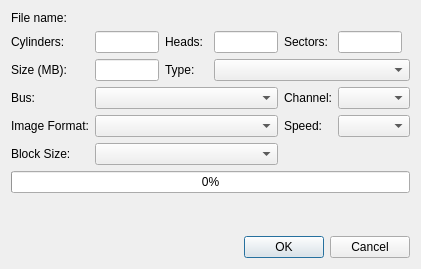
<?xml version="1.0" encoding="UTF-8"?>
<ui version="4.0">
 <class>HarddiskDialog</class>
 <widget class="QDialog" name="HarddiskDialog">
  <property name="geometry">
   <rect>
    <x>0</x>
    <y>0</y>
    <width>421</width>
    <height>269</height>
   </rect>
  </property>
  <property name="sizePolicy">
   <sizepolicy hsizetype="Fixed" vsizetype="Fixed">
    <horstretch>0</horstretch>
    <verstretch>0</verstretch>
   </sizepolicy>
  </property>
  <property name="minimumSize">
   <size>
    <width>421</width>
    <height>269</height>
   </size>
  </property>
  <property name="maximumSize">
   <size>
    <width>421</width>
    <height>269</height>
   </size>
  </property>
  <property name="windowTitle">
   <string>Dialog</string>
  </property>
  <layout class="QGridLayout" name="gridLayout">
   <item row="0" column="1" colspan="5">
    <widget class="FileField" name="fileField" native="true"/>
   </item>
   <item row="5" column="4">
    <widget class="QLabel" name="label_7">
     <property name="text">
      <string>Channel:</string>
     </property>
    </widget>
   </item>
   <item row="6" column="4">
    <widget class="QLabel" name="label_9">
     <property name="text">
      <string>Speed:</string>
     </property>
    </widget>
   </item>
   <item row="6" column="5">
    <widget class="QComboBox" name="comboBoxSpeed">
     <property name="maxVisibleItems">
      <number>30</number>
     </property>
    </widget>
   </item>
   <item row="3" column="4">
    <widget class="QLabel" name="sectorsHeader">
     <property name="text">
      <string>Sectors:</string>
     </property>
    </widget>
   </item>
   <item row="4" column="2">
    <widget class="QLabel" name="typeHeader">
     <property name="text">
      <string>Type:</string>
     </property>
    </widget>
   </item>
   <item row="3" column="1">
    <widget class="QLineEdit" name="lineEditCylinders">
     <property name="sizePolicy">
      <sizepolicy hsizetype="Fixed" vsizetype="Fixed">
       <horstretch>0</horstretch>
       <verstretch>0</verstretch>
      </sizepolicy>
     </property>
     <property name="maximumSize">
      <size>
       <width>64</width>
       <height>16777215</height>
      </size>
     </property>
    </widget>
   </item>
   <item row="4" column="1">
    <widget class="QLineEdit" name="lineEditSize">
     <property name="sizePolicy">
      <sizepolicy hsizetype="Fixed" vsizetype="Fixed">
       <horstretch>0</horstretch>
       <verstretch>0</verstretch>
      </sizepolicy>
     </property>
     <property name="maximumSize">
      <size>
       <width>64</width>
       <height>16777215</height>
      </size>
     </property>
    </widget>
   </item>
   <item row="4" column="0">
    <widget class="QLabel" name="label_3">
     <property name="text">
      <string>Size (MB):</string>
     </property>
    </widget>
   </item>
   <item row="5" column="5">
    <widget class="QComboBox" name="comboBoxChannel">
     <property name="maxVisibleItems">
      <number>30</number>
     </property>
    </widget>
   </item>
   <item row="11" column="0" colspan="6">
    <widget class="QDialogButtonBox" name="buttonBox">
     <property name="orientation">
      <enum>Qt::Horizontal</enum>
     </property>
     <property name="standardButtons">
      <set>QDialogButtonBox::Cancel|QDialogButtonBox::Ok</set>
     </property>
    </widget>
   </item>
   <item row="9" column="0" colspan="6">
    <spacer name="verticalSpacer">
     <property name="orientation">
      <enum>Qt::Vertical</enum>
     </property>
     <property name="sizeHint" stdset="0">
      <size>
       <width>20</width>
       <height>20</height>
      </size>
     </property>
    </spacer>
   </item>
   <item row="3" column="0">
    <widget class="QLabel" name="label_2">
     <property name="text">
      <string>Cylinders:</string>
     </property>
    </widget>
   </item>
   <item row="3" column="5">
    <widget class="QLineEdit" name="lineEditSectors">
     <property name="sizePolicy">
      <sizepolicy hsizetype="Fixed" vsizetype="Fixed">
       <horstretch>0</horstretch>
       <verstretch>0</verstretch>
      </sizepolicy>
     </property>
     <property name="maximumSize">
      <size>
       <width>64</width>
       <height>16777215</height>
      </size>
     </property>
     <property name="maxLength">
      <number>32767</number>
     </property>
    </widget>
   </item>
   <item row="6" column="0">
    <widget class="QLabel" name="labelFormat">
     <property name="text">
      <string>Image Format:</string>
     </property>
    </widget>
   </item>
   <item row="3" column="2">
    <widget class="QLabel" name="label_4">
     <property name="text">
      <string>Heads:</string>
     </property>
    </widget>
   </item>
   <item row="4" column="3" colspan="3">
    <widget class="QComboBox" name="comboBoxType">
     <property name="maxVisibleItems">
      <number>30</number>
     </property>
    </widget>
   </item>
   <item row="5" column="0">
    <widget class="QLabel" name="label_8">
     <property name="text">
      <string>Bus:</string>
     </property>
    </widget>
   </item>
   <item row="6" column="1" colspan="3">
    <widget class="QComboBox" name="comboBoxFormat">
     <property name="maxVisibleItems">
      <number>30</number>
     </property>
    </widget>
   </item>
   <item row="7" column="1" colspan="3">
    <widget class="QComboBox" name="comboBoxBlockSize">
     <property name="maxVisibleItems">
      <number>30</number>
     </property>
    </widget>
   </item>
   <item row="3" column="3">
    <widget class="QLineEdit" name="lineEditHeads">
     <property name="sizePolicy">
      <sizepolicy hsizetype="Fixed" vsizetype="Fixed">
       <horstretch>0</horstretch>
       <verstretch>0</verstretch>
      </sizepolicy>
     </property>
     <property name="maximumSize">
      <size>
       <width>64</width>
       <height>16777215</height>
      </size>
     </property>
     <property name="maxLength">
      <number>32767</number>
     </property>
    </widget>
   </item>
   <item row="5" column="1" colspan="3">
    <widget class="QComboBox" name="comboBoxBus">
     <property name="maxVisibleItems">
      <number>30</number>
     </property>
    </widget>
   </item>
   <item row="7" column="0">
    <widget class="QLabel" name="labelBlockSize">
     <property name="text">
      <string>Block Size:</string>
     </property>
    </widget>
   </item>
   <item row="0" column="0">
    <widget class="QLabel" name="label">
     <property name="text">
      <string>File name:</string>
     </property>
    </widget>
   </item>
   <item row="8" column="0" colspan="6">
    <widget class="QProgressBar" name="progressBar">
     <property name="visible">
      <bool>false</bool>
     </property>
     <property name="value">
      <number>0</number>
     </property>
     <property name="textVisible">
      <bool>true</bool>
     </property>
    </widget>
   </item>
  </layout>
 </widget>
 <customwidgets>
  <customwidget>
   <class>FileField</class>
   <extends>QWidget</extends>
   <header>qt_filefield.hpp</header>
   <container>1</container>
  </customwidget>
 </customwidgets>
 <tabstops>
  <tabstop>lineEditCylinders</tabstop>
  <tabstop>lineEditHeads</tabstop>
  <tabstop>lineEditSectors</tabstop>
  <tabstop>lineEditSize</tabstop>
  <tabstop>comboBoxType</tabstop>
  <tabstop>comboBoxBus</tabstop>
  <tabstop>comboBoxChannel</tabstop>
  <tabstop>comboBoxFormat</tabstop>
  <tabstop>comboBoxBlockSize</tabstop>
 </tabstops>
 <resources/>
 <connections>
  <connection>
   <sender>buttonBox</sender>
   <signal>accepted()</signal>
   <receiver>HarddiskDialog</receiver>
   <slot>accept()</slot>
   <hints>
    <hint type="sourcelabel">
     <x>248</x>
     <y>254</y>
    </hint>
    <hint type="destinationlabel">
     <x>157</x>
     <y>274</y>
    </hint>
   </hints>
  </connection>
  <connection>
   <sender>buttonBox</sender>
   <signal>rejected()</signal>
   <receiver>HarddiskDialog</receiver>
   <slot>reject()</slot>
   <hints>
    <hint type="sourcelabel">
     <x>316</x>
     <y>260</y>
    </hint>
    <hint type="destinationlabel">
     <x>286</x>
     <y>274</y>
    </hint>
   </hints>
  </connection>
 </connections>
</ui>
